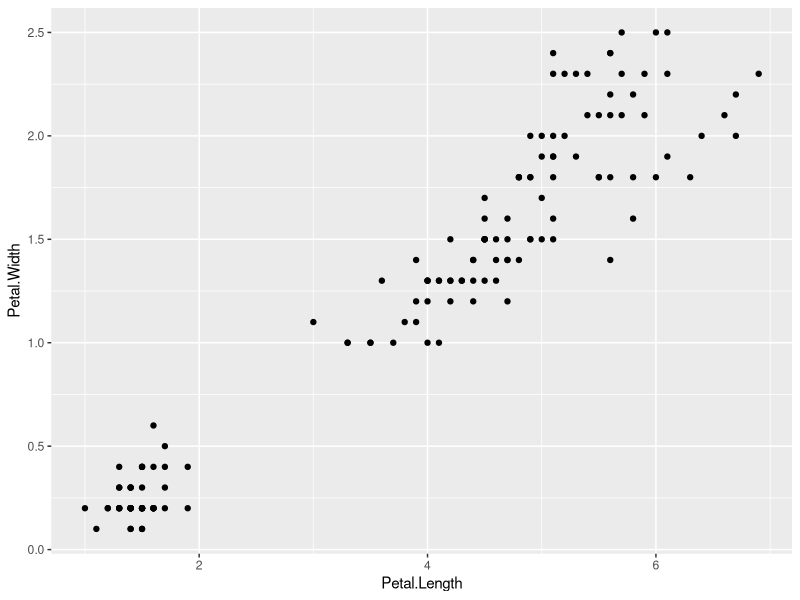
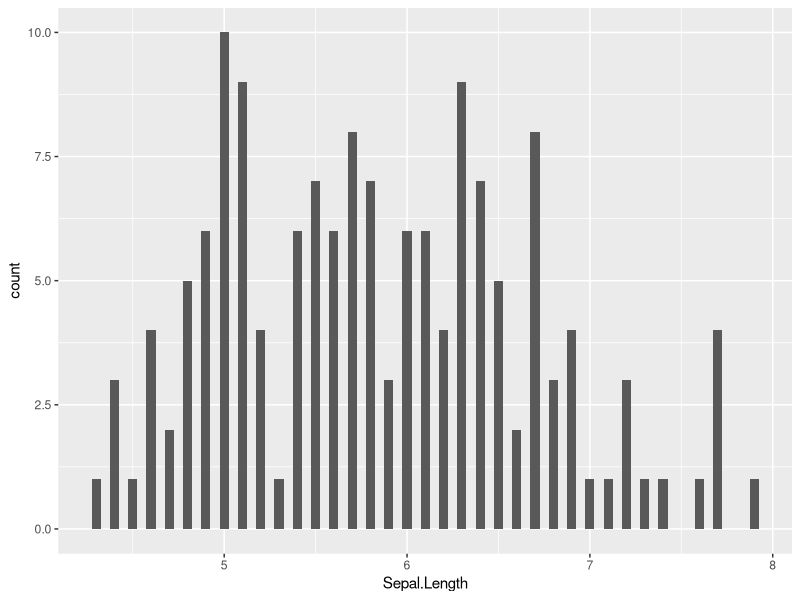
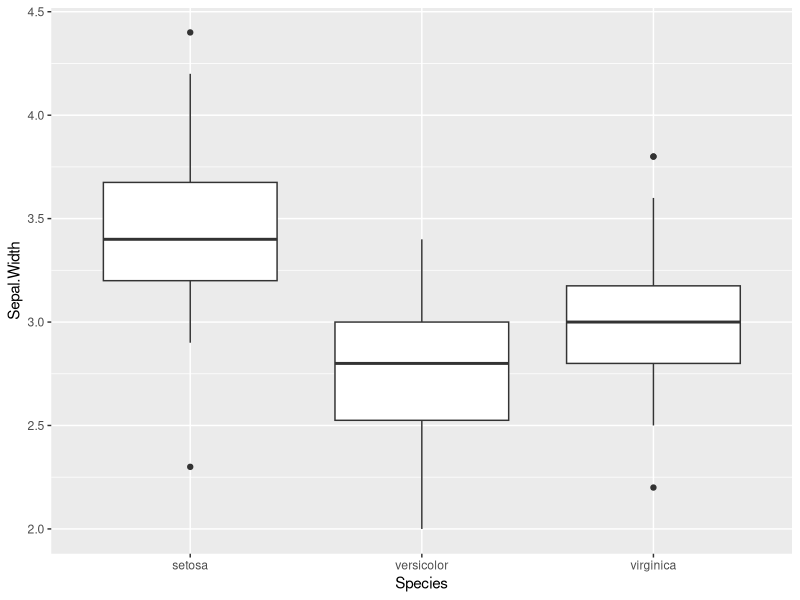
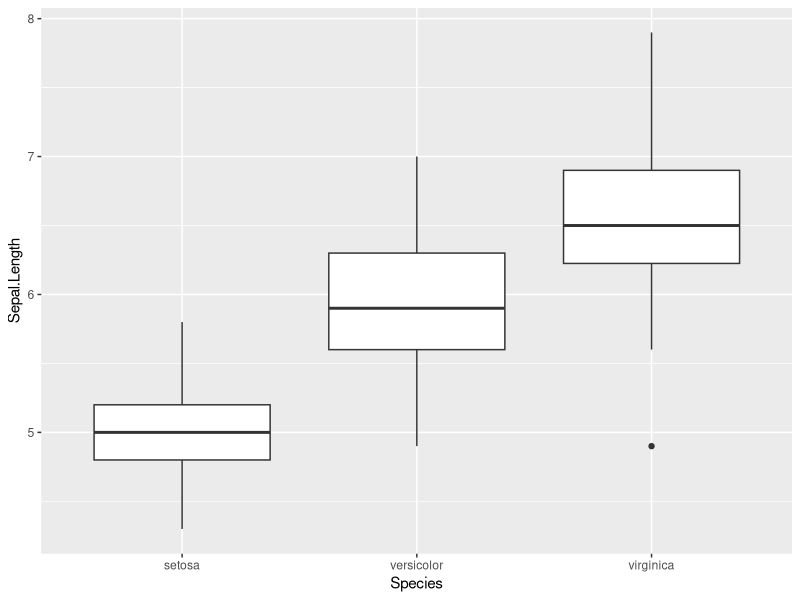
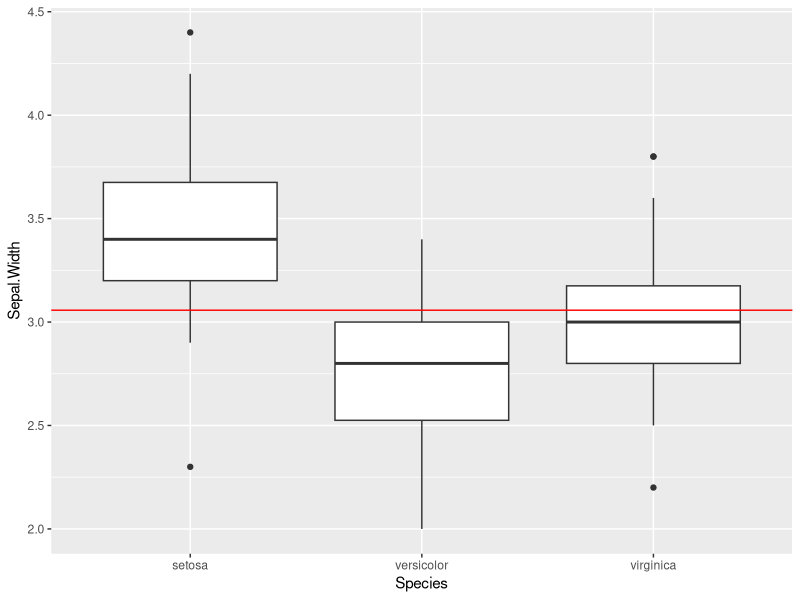
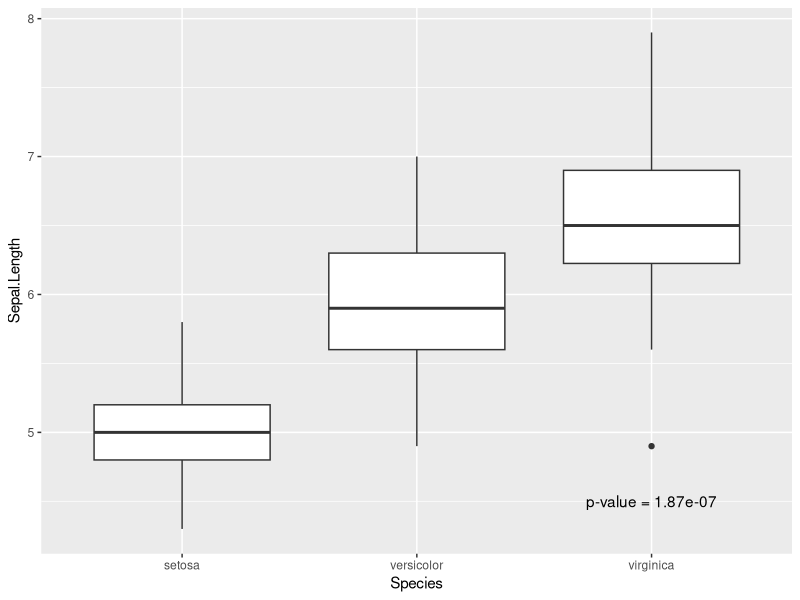
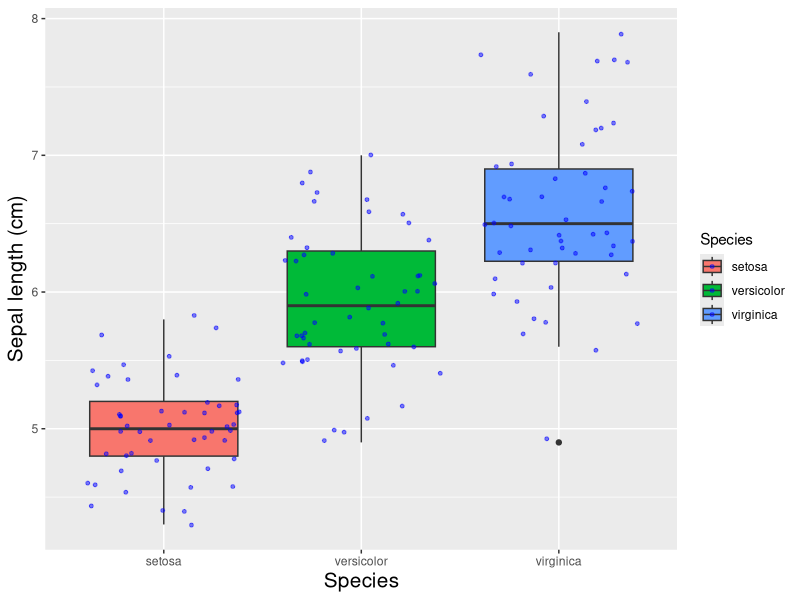
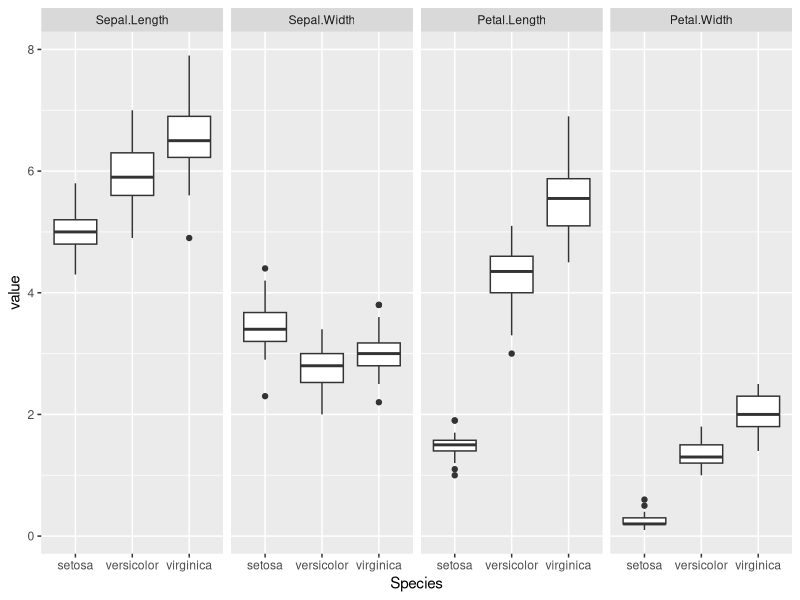

These figures' R source, in order:
## ---- chunk 1
library(ggplot2)
## ---- chunk 2
ggplot(iris, aes(x=Petal.Length, y=Petal.Width)) + geom_point()
## ---- chunk 3
ggplot(iris, aes(x=Sepal.Length)) + geom_histogram(binwidth = 0.05)
## ---- chunk 4
ggplot(iris, aes(x=Species, y=Sepal.Width)) + geom_boxplot()
## ---- chunk 5
sepal.length.boxplot <- ggplot(iris, aes(x=Species, y=Sepal.Length)) + geom_boxplot()
## ---- chunk 6
sepal.length.boxplot
## ---- chunk 7
sepal.width.boxplot <- ggplot(iris, aes(x=Species, y=Sepal.Width)) + geom_boxplot()
# First calculate the mean
sepal.width.mean <- mean(iris$Sepal.Width)
# Add a horizontal line to the plot
sepal.width.boxplot + geom_hline(yintercept = sepal.width.mean, color = "red")
## ---- chunk 8
t.test.p.value <- t.test(iris[iris$Species == 'virginica',]$Sepal.Length, iris[iris$Species == 'versicolor',]$Sepal.Length)$p.value
## ---- chunk 9
t.test.p.value
## ---- chunk 10
# Round the p-value to 3 digits
t.test.p.value <- signif(t.test.p.value, 3)
# Create a string by pasting "p-value =" and the p-value
p.value.label <- paste("p-value =", t.test.p.value)
# Plot the boxplot + the annotation
sepal.length.boxplot + annotate("text", x = 3, y = 4.5, label =  p.value.label)
## ---- chunk 11
sepal.length.boxplot <- ggplot(iris, aes(x=Species, y=Sepal.Length,fill=Species)) + 
                        geom_boxplot()
sepal.length.boxplot <- sepal.length.boxplot + 
                        geom_point(position = "jitter", size=1, color=c("blue"), alpha=0.5)+ 
                        theme(axis.title = element_text(size = 15)) + 
                        ylab("Sepal length (cm)")
sepal.length.boxplot
## ---- chunk 12
library(reshape)
iris.melt <- melt(iris, id.vars=c('Species'))
ggplot(iris.melt, aes(x=Species, y=value)) + geom_boxplot() + facet_grid(~variable)
## ---- chunk 13
ggplot(iris.melt, aes(x=Species, y=value, fill=Species)) + 
  geom_violin() + 
  facet_grid(~variable) + 
  geom_point(position = "jitter", alpha=0.5, size=0.8)+
  theme(axis.text.x=element_text(angle=45, hjust=1))
## ---- chunk 14
ggplot(data = iris, aes(Sepal.Length, Sepal.Width)) + 
              geom_point() + 
              facet_grid(. ~ Species, scales = "free_x") + 
              geom_smooth(method = "lm")
